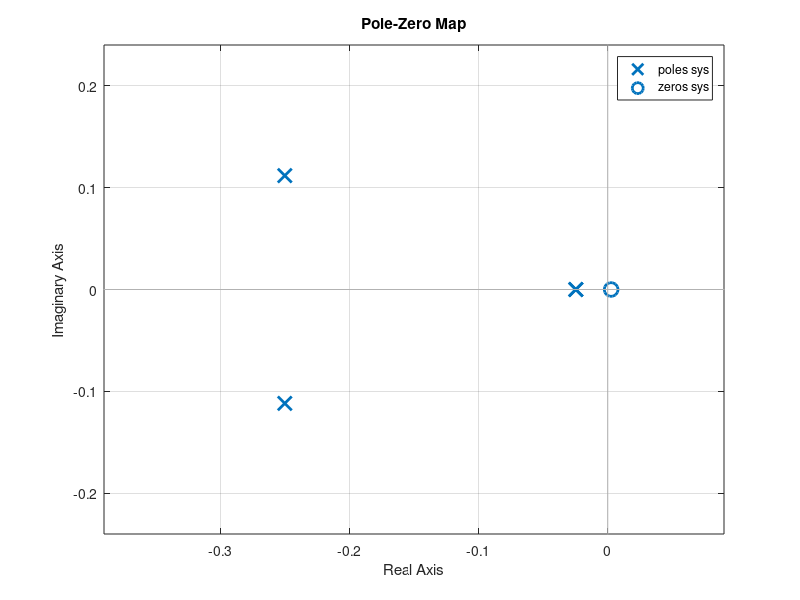

Write the MATLAB code that produced this figure.
% MIMO system responses

% MIMO system
% define SISO systems
sys11=tf([-86.41],[15 0.37]);
sys12=tf([-0.05445],[1 0.524667 0.0873333 0.00185]);
sys21=tf([29324.85 327.75],[15 0.37]);
sys22=tf([0.25535],[1 0.524667 0.0873333 0.00185]);

% compose MIMO system
sys=[sys11 sys12; sys21 sys22];

% compute the poles and transmission zeros
[p,z]=pzmap(sys)

% plot the poles and zeros
figure; pzmap(sys)
